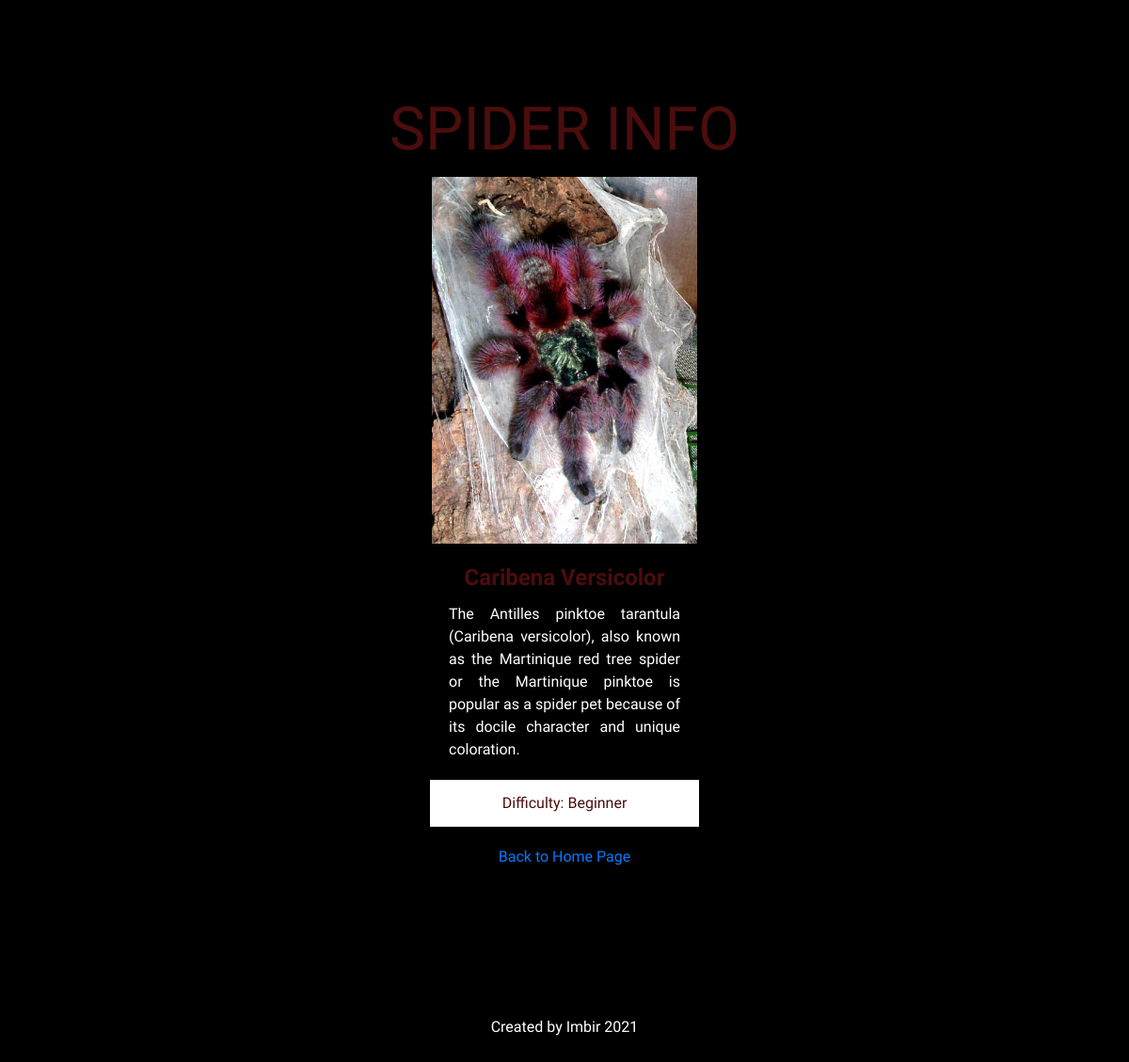
/spider/3/, run on the app's committed database.
### spiders/models.py (models this page shows, shortened)
class Spider(models.Model):
    spider_image = models.ImageField(default='default.jpg', upload_to='spiders_pics')
    name = models.CharField(max_length=200)
    info = models.TextField(default='')
    difficulty = models.CharField(max_length=200)

### spiders/views.py (the view)
# urls.py: path('spider/<int:spider_id>/', views.specie, name='detail')
def specie(request, spider_id):
    spider_type = get_object_or_404(Spider, pk=spider_id)
    return render(request, 'spiders/spider.html', {'spider':spider_type})

### spiders/templates/spiders/spider.html
{% extends "spiders/base.html" %}
{% block content %}
<div class= "about-spider">
<h2 class="spider-h2" style="text-align:center; color: rrgb(75, 13, 13)"> SPIDER INFO </h2>
<div class="card" style="width: 18rem;">
    <img class="card-img-top blur-img" src='{{ spider.spider_image.url }}' alt="Card image cap">
    <div class="card-body">
      <h5 class="card-title"><strong>{{ spider.name }}</strong></h5>
      <p class="card-text">{{ spider.info }}</p>
    </div>
    <ul class="list-group list-group-flush">
      <li class="list-group-item">Difficulty: {{ spider.difficulty }}</li>
    </ul>
    <div class="card-body">
      <a href="{% url 'species:spiders-home'%}" class="card-link">Back to Home Page</a>
    </div>
  </div>
</div>
{% endblock content %}

### spiders/static/spiders/style.css (style rules this page uses)
body { background-color: black; color: white; font-family: 'Special Elite', cursive; }
.about-spider { padding-top: 100px; text-align: center; }
.card-img-top { border: 2px solid #000; box-shadow: 0 0 8px 2px rgba(0, 0, 0, 0.8); }
.spider-h2 { color: rgb(75, 13, 13); font-size: 4rem; }
.card { color: rgb(75, 13, 13); left: 50%; transform: translateX(-50%); background-color: black; padding-bottom: 100px }
.card-title { font-size: 1.5rem }
p.card-text { color: white; text-align: justify }

### data on the page
Spider: spider_image (picture), name "Caribena Versicolor", info "The Antilles pinktoe tarantula (Caribena versicolor), also known as the Martinique red tree spider or the Martinique pinktoe is popular as a spider pet because of its docile character and unique coloration.", difficulty "Beginner"
